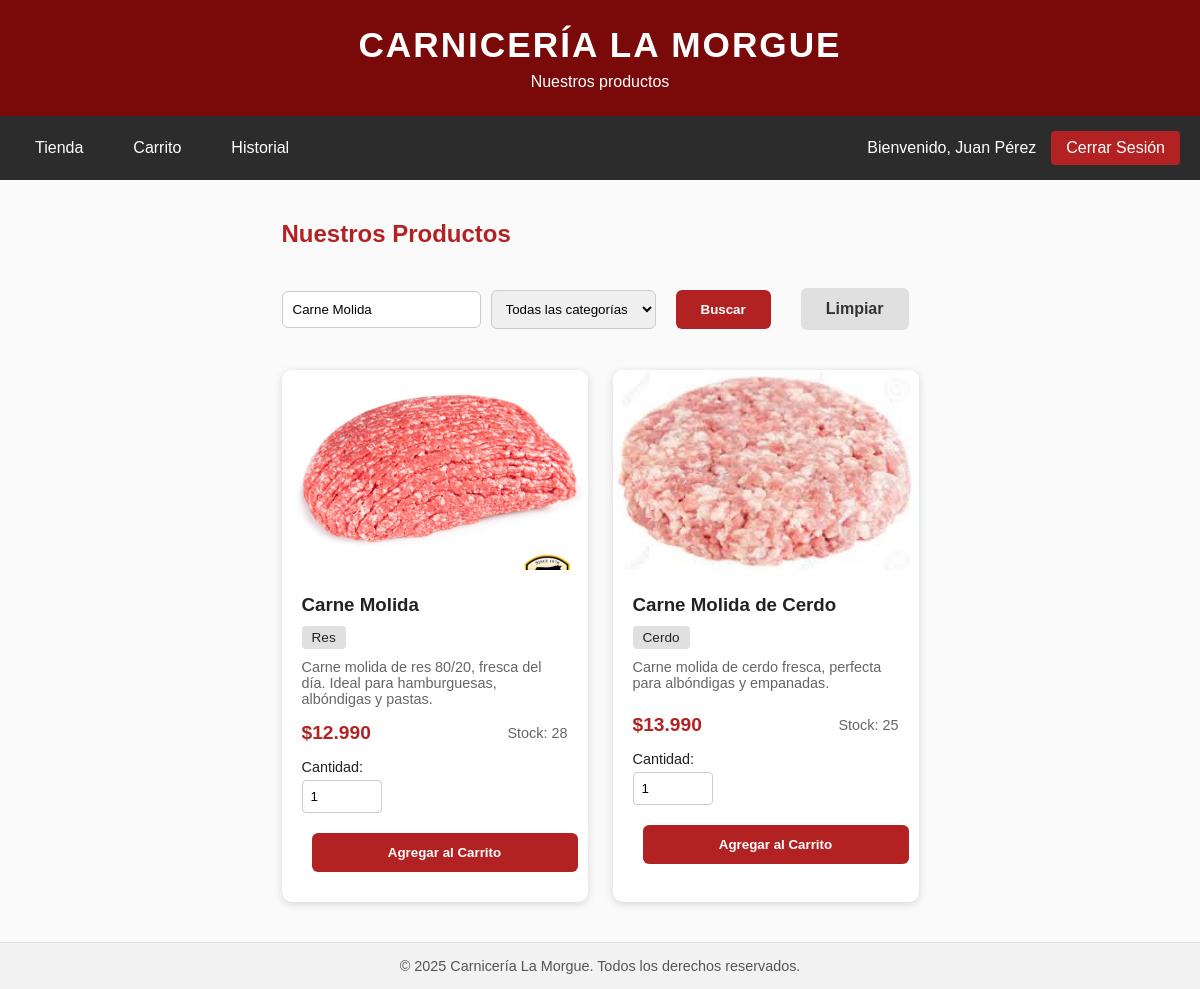
The app's page /user/tienda.php?buscar=Carne Molida (signed in) with its own data.
### tables this page shows
CREATE TABLE `productos` (
  `id` int(11) NOT NULL,
  `nombre` varchar(100) NOT NULL,
  `descripcion` text DEFAULT NULL,
  `precio` decimal(10,2) NOT NULL,
  `categoria` varchar(50) DEFAULT NULL,
  `stock` int(11) NOT NULL CHECK (`stock` >= 0),
  `imagen` varchar(255) DEFAULT NULL
);

### includes/funciones.php (called while the page is built, shortened)
<?php
function formatearPrecio($precio)
{
    return "$" . number_format($precio, 0, ',', '.');
}

### user/tienda.php (the view, shortened to what this page needs)
<?php
require_once "../includes/funciones.php";
$busqueda = isset($_GET['buscar']) ? trim($_GET['buscar']) : '';
$query = "SELECT * FROM productos WHERE stock > 0";
$params = [];
$types = "";
if ($busqueda !== '') {
    $query .= " AND (nombre LIKE ? OR descripcion LIKE ?)";
    $busqueda_param = "%$busqueda%";
    $params[] = $busqueda_param;
    $params[] = $busqueda_param;
    $types .= "ss";
}
$query .= " ORDER BY nombre ASC";
$stmt = $conn->prepare($query);
if (!empty($params)) {
    $stmt->bind_param($types, ...$params);
}
$stmt->execute();
$result = $stmt->get_result();
$productos = [];
while ($row = $result->fetch_assoc()) {
    $productos[] = $row;
}
include "../includes/header.php";
include "../includes/navbar_user.php";
?>
<main class="user-main">
    <div class="container">
        <h2>Nuestros Productos</h2>
        <div class="filters">
            <form method="GET" action="" class="filter-form">
                <input type="text" name="buscar" placeholder="Buscar producto..." value="<?php echo htmlspecialchars($busqueda); ?>">
                <select name="categoria">
                    <option value="">Todas las categorías</option>
                </select>
                <button type="submit" class="btn btn-primary">Buscar</button>
                <a href="tienda.php" class="btn btn-secondary">Limpiar</a>
            </form>
        </div>
        <?php if (empty($productos)): ?>
            <p>No se encontraron productos disponibles.</p>
        <?php else: ?>
            <div class="productos-grid">
                <?php foreach ($productos as $producto): ?>
                    <div class="producto-card">
                        <?php if ($producto['imagen']): ?>
                            <img src="../uploads/productos/<?php echo htmlspecialchars($producto['imagen']); ?>"
                                 alt="<?php echo htmlspecialchars($producto['nombre']); ?>"
                                 class="producto-imagen">
                        <?php else: ?>
                            <div class="producto-sin-imagen">Sin imagen</div>
                        <?php endif; ?>
                        <div class="producto-info">
                            <h3><?php echo htmlspecialchars($producto['nombre']); ?></h3>
                            <?php if ($producto['categoria']): ?>
                                <span class="categoria"><?php echo htmlspecialchars($producto['categoria']); ?></span>
                            <?php endif; ?>
                            <?php if ($producto['descripcion']): ?>
                                <p class="descripcion"><?php echo htmlspecialchars(substr($producto['descripcion'], 0, 100)); ?><?php echo strlen($producto['descripcion']) > 100 ? '...' : ''; ?></p>
                            <?php endif; ?>
                            <div class="producto-precio">
                                <strong><?php echo formatearPrecio($producto['precio']); ?></strong>
                                <span class="stock">Stock: <?php echo $producto['stock']; ?></span>
                            </div>
                            <form method="POST" action="" class="form-carrito">
                                <div class="cantidad-input">
                                    <label for="cantidad_<?php echo $producto['id']; ?>">Cantidad:</label>
                                    <input type="number"
                                           id="cantidad_<?php echo $producto['id']; ?>"
                                           name="cantidad"
                                           min="1"
                                           max="<?php echo $producto['stock']; ?>"
                                           value="1"
                                           required>
                                </div>
                                <button type="submit" name="agregar_carrito" class="btn btn-primary btn-block">
                                    Agregar al Carrito
                                </button>
                            </form>
                        </div>
                    </div>
                <?php endforeach; ?>
            </div>
        <?php endif; ?>
    </div>
</main>
<?php include "../includes/footer.php"; ?>

### assets/css/estilos.css (style rules this page uses)
* { margin: 0; padding: 0; box-sizing: border-box; }
body { font-family: Arial, Helvetica, sans-serif; background-color: #fafafa; color: #222; }
main { display: flex; justify-content: center; align-items: center; padding: 40px 20px; min-height: 70vh; }
.btn { display: inline-block; padding: 12px 25px; margin: 10px; text-decoration: none; font-weight: bold; border-radius: 6px; transition: 0.3s ease; }
.user-main { padding: 40px 20px; min-height: 70vh; }
.user-main .container { max-width: 1200px; margin: 0 auto; }
.user-main h2 { margin-bottom: 30px; color: #b22222; }
.filters { margin-bottom: 30px; }
.filter-form { display: flex; gap: 10px; flex-wrap: wrap; align-items: center; }
.filter-form input, .filter-form select { padding: 10px; border: 1px solid #ccc; border-radius: 6px; }
.productos-grid { display: grid; grid-template-columns: repeat(auto-fill, minmax(280px, 1fr)); gap: 25px; margin-top: 30px; }
.producto-card { background-color: white; border-radius: 10px; overflow: hidden; box-shadow: 0 2px 8px rgba(0, 0, 0, 0.15); transition: transform 0.3s, box-shadow 0.3s; }
.producto-imagen { width: 100%; height: 200px; object-fit: cover; }
.producto-info { padding: 20px; }
.producto-info h3 { margin-bottom: 10px; color: #222; }
.categoria { display: inline-block; background-color: #e0e0e0; padding: 4px 10px; border-radius: 4px; font-size: 0.85em; margin-bottom: 10px; }
.descripcion { color: #666; font-size: 0.9em; margin-bottom: 15px; min-height: 40px; }
.producto-precio { display: flex; justify-content: space-between; align-items: center; margin-bottom: 15px; }
.producto-precio strong { color: #b22222; font-size: 1.2em; }
.stock { color: #666; font-size: 0.9em; }
.form-carrito { margin-top: 15px; }
.cantidad-input { margin-bottom: 10px; }
.cantidad-input label { display: block; margin-bottom: 5px; font-size: 0.9em; }
.cantidad-input input { width: 80px; padding: 8px; border: 1px solid #ccc; border-radius: 4px; }
.btn-block { width: 100%; display: block; text-align: center; }
.btn-primary { background-color: #b22222; color: white; border: none; padding: 12px 25px; border-radius: 6px; text-decoration: none; display: inline-block; cursor: pointer; transition: background-color 0.3s; }
.btn-secondary { background-color: #e0e0e0; color: #333; border: none; padding: 12px 25px; border-radius: 6px; text-decoration: none; display: inline-block; cursor: pointer; transition: background-color 0.3s; }

### records on screen
productos: imagen (picture), nombre "Carne Molida", categoria "Res", descripcion "Carne molida de res 80/20, fresca del día. Ideal para hamburguesas, albóndigas y pastas.", precio "$12.990", stock "28"
productos: imagen (picture), nombre "Carne Molida de Cerdo", categoria "Cerdo", descripcion "Carne molida de cerdo fresca, perfecta para albóndigas y empanadas.", precio "$13.990", stock "25"

### other values on screen
$subtitulo "Nuestros productos"
$_SESSION['nombre'] "Juan Pérez"
